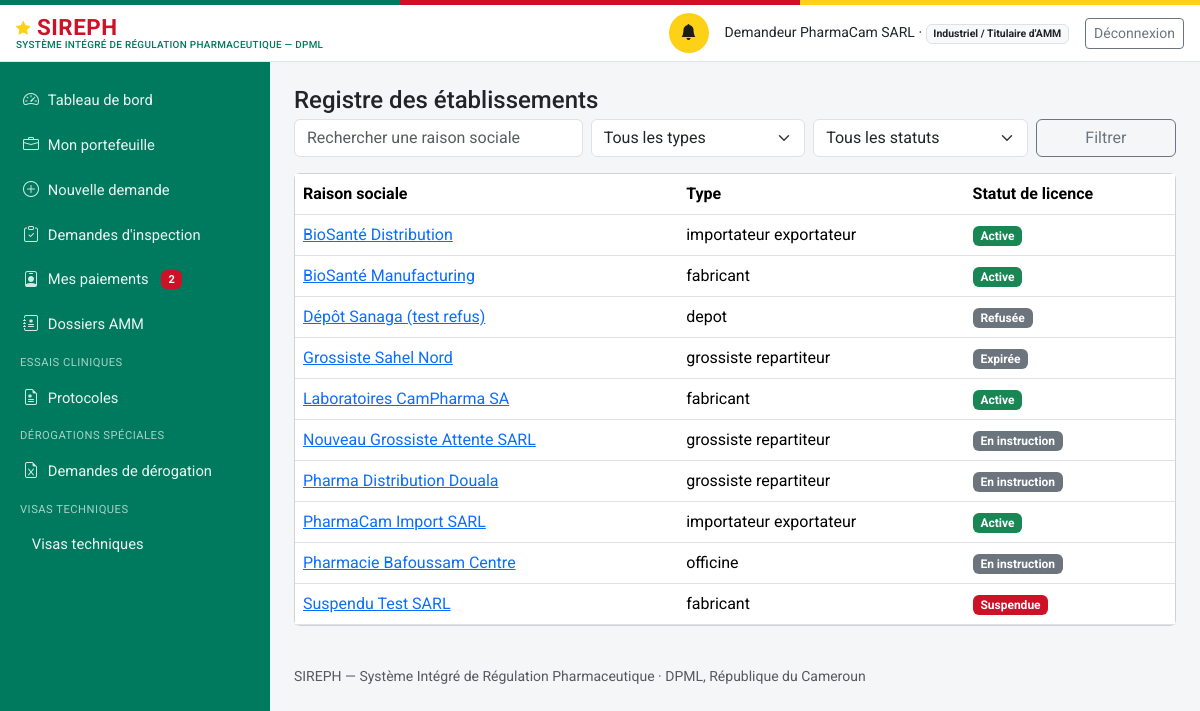
Page /etablissements (signed in) on the earlier database version.
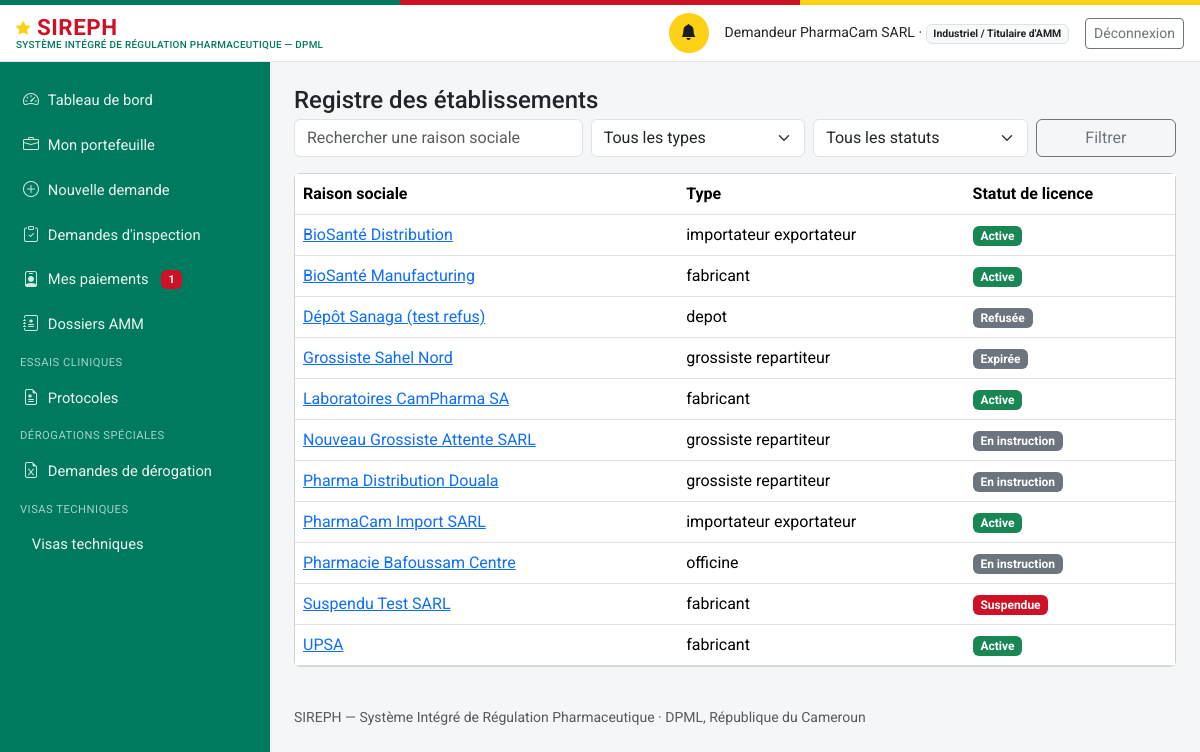
Same page on the later database version.
### models.py (models this page shows)
class Etablissement(db.Model):
    id = db.Column(db.Integer, primary_key=True)
    raison_sociale = db.Column(db.String(255), nullable=False)
    type = db.Column(db.String(40), nullable=False)
    adresse = db.Column(db.String(500))
    latitude = db.Column(db.Float, nullable=True)   # géolocalisation — exploité par le futur module RI
    longitude = db.Column(db.Float, nullable=True)
    statut_licence = db.Column(db.String(20), nullable=False, default="en_instruction")
    date_expiration_licence = db.Column(db.Date, nullable=True)
    pharmacien_responsable_id = db.Column(db.Integer, db.ForeignKey("personne.id"), nullable=True)
    categorie_activite = db.Column(db.String(30), nullable=True)
    pharmacien_responsable = db.relationship("Personne", foreign_keys=[pharmacien_responsable_id])

### routes_ri.py (the view)
@ri_bp.route("/etablissements")
def etablissements_registre():
    q = Etablissement.query
    texte = request.args.get("q", "").strip()
    type_etab = request.args.get("type", "")
    statut = request.args.get("statut", "")
    vue_publique = current_user() is None
    if vue_publique:
        q = q.filter_by(statut_licence="active")
        statut = "active"
    if texte:
        q = q.filter(Etablissement.raison_sociale.ilike(f"%{texte}%"))
    if type_etab:
        q = q.filter_by(type=type_etab)
    if statut and not vue_publique:
        q = q.filter_by(statut_licence=statut)
    etablissements = q.order_by(Etablissement.raison_sociale).all()
    return render_template("inspection/etablissements_registre.html", etablissements=etablissements,
                            q=texte, type_etab=type_etab, statut=statut, vue_publique=vue_publique)

### auth.py (called while the page is built)
def current_user():
    uid = session.get("user_id")
    if not uid:
        return None
    return db.session.get(Personne, uid)

### models.py (called while the page is built)
    @property
    def role_label(self):
        from permissions import ROLES
        return ROLES.get(self.role_systeme, self.role_systeme)

    @property
    def niveau(self):
        from permissions import niveau
        return niveau(self)

    @property
    def est_externe(self):
        from permissions import est_externe
        return est_externe(self.role_systeme)

### paiements.py (called while the page is built)
def _representant_etablissement(etablissement_id):
    return (Personne.query
            .filter(Personne.etablissement_rattachement_id == etablissement_id,
                    Personne.role_systeme.in_(_PROFILS_REPRESENTANTS),
                    Personne.statut_compte == "actif")
            .first())

def paiements_du_redevable(personne):
    resultat = []
    for p in Paiement.query.order_by(Paiement.date_creation.desc()).all():
        d = _demandeur(p)
        if d and d.id == personne.id:
            resultat.append(p)
    return resultat

### permissions.py (called while the page is built)
def est_externe(role):
    return role in ROLES_EXTERNES

### templates/inspection/etablissements_registre.html (shortened to what this page needs)
{% extends "base.html" %}
{% block content %}
<h4 class="mb-1">Registre des établissements</h4>
<form method="get" class="row g-2 mb-3" role="search">
  <div class="col-md-4">
    <input type="text" class="form-control" id="q" name="q" value="{{ q }}" placeholder="Rechercher une raison sociale">
  </div>
  <div class="col-md-3">
    <select class="form-select" id="type" name="type">
      <option value="">Tous les types</option>
    </select>
  </div>
  {% if not vue_publique %}
  <div class="col-md-3">
    <select class="form-select" id="statut" name="statut">
      <option value="">Tous les statuts</option>
    </select>
  </div>
  {% endif %}
  <div class="col-md-2"><button class="btn btn-outline-secondary w-100">Filtrer</button></div>
</form>
<div class="card">
  <div class="table-responsive">
    <table class="table table-hover align-middle mb-0">
      <thead><tr><th>Raison sociale</th><th>Type</th><th>Statut de licence</th></tr></thead>
      <tbody>
        {% for e in etablissements %}
        <tr>
          <td>{% if vue_publique %}{{ e.raison_sociale }}{% else %}<a href="{{ url_for('ri.etablissement_fiche', id=e.id) }}">{{ e.raison_sociale }}</a>{% endif %}</td>
          <td>{{ e.type.replace('_',' ') }}</td>
          <td><span class="badge {{ 'bg-success' if e.statut_licence == 'active' else ('bg-danger' if e.statut_licence in ('suspendue','revoquee') else 'bg-secondary') }}">{{ STATUTS_LICENCE.get(e.statut_licence, e.statut_licence) }}</span></td>
        </tr>
        {% else %}
        <tr><td colspan="3" class="text-center text-muted py-4">Aucun résultat ne correspond à ces critères.</td></tr>
        {% endfor %}
      </tbody>
    </table>
  </div>
</div>
{% endblock %}

### templates/base.html (shortened to what the changed rows need)
<!doctype html>
<html lang="fr">
<head>
<link href="https://cdn.jsdelivr.net/npm/bootstrap@5.3.3/dist/css/bootstrap.min.css" rel="stylesheet">
<link href="https://cdn.jsdelivr.net/npm/bootstrap-icons@1.11.3/font/bootstrap-icons.css" rel="stylesheet">
<link href="{{ url_for('static', filename='css/style.css') }}" rel="stylesheet">
</head>
<body>
<div class="sireph-layout">
  {% if current_user %}
  <nav id="sireph-sidebar" class="offcanvas-lg offcanvas-start sireph-sidebar" tabindex="-1"
       aria-label="Navigation principale">
    <div class="offcanvas-body d-flex flex-column p-0">
      <ul class="nav nav-pills flex-column">
        {% if current_user.est_externe %}
        <li class="nav-item">
          <a class="nav-link {{ 'active' if request.path == '/mon-espace' }}"
             href="{{ url_for('profils.mon_espace') }}">
            <i class="bi bi-person-badge"></i> Mes paiements
            {%- if paiements_dus %}
            <span class="badge bg-danger ms-1">{{ paiements_dus }}</span>
            {%- endif %}
          </a>
        </li>
        {% endif %}
      </ul>
    </div>
  </nav>
  {% endif %}
  <main id="contenu-principal" class="sireph-content">
    {% block content %}{% endblock %}
  </main>
</div>
</body>
</html>

Differences in the rows shown:
added Etablissement: raison_sociale "UPSA", type.replace "fabricant", get "Active"
Other differences:
{{ paiements_dus }}: "2" → "1"
